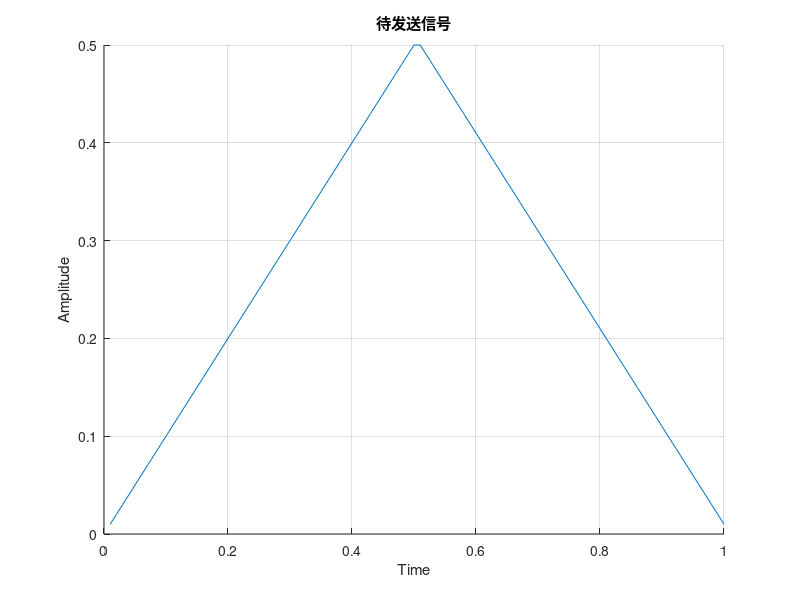

Recreate this plot in MATLAB. (Note: this script raises an error after producing the figure.)
%-------------------变量初始化--------------------------
clc;clear;close all
sps = 8;%采样速率 单位：采样点数/符号
N = 0;%绘图编号
%%
%模拟信号发生器
Num = 100;%信号长度
dt = 1/Num;
t = dt : dt : 1;
%s = sin(2*pi*t)%正弦波模拟信号
%s = t;%锯齿波模拟信号
s = [(dt:dt:0.5),(0.5:-dt:dt)];%三角波模拟信号
% s = square(10*pi*t,50);%方波模拟信号

redun = zeros(1,10)+1i*zeros(1,10);%尾部信号冗余
Tdata = complex(s);

%绘制待发序列
N = N+1;figure(N);hold on;grid on;
plot((dt:dt:dt*length(Tdata)),Tdata);
xlabel("Time");ylabel("Amplitude");
%set(gca, 'XTickMode', 'manual', 'XTick', [0.25,0.5,0.75,1]);
title("待发送信号")
%%
%Pluto发送器
tx = sdrtx('Pluto','CenterFrequency',2.5e+09,...
    'BasebandSampleRate',1e6,...
    'Gain',0);
%Pluto接收器
rx = sdrrx('Pluto','CenterFrequency',2.5e+09,...
    'OutputDataType','double',...
    'BasebandSampleRate',1e6,...
    'SamplesPerFrame',5000,...
    'GainSource','Manual',...
    'Gain',40);
%%
%信号发送
tx.transmitRepeat(Tdata');
%信号接收
for k=1:3
    rx();
end
Rx_Sig = rx();
release(tx);%释放Pluto
%%
%绘制接收到的信号
N = N+1;figure(N);hold on;grid on;
plot((dt:dt:dt*length(Rx_Sig(end-500:end))),Rx_Sig(end-500:end));
xlabel("Time");ylabel("Amplitude");
title("接收到的信号")

